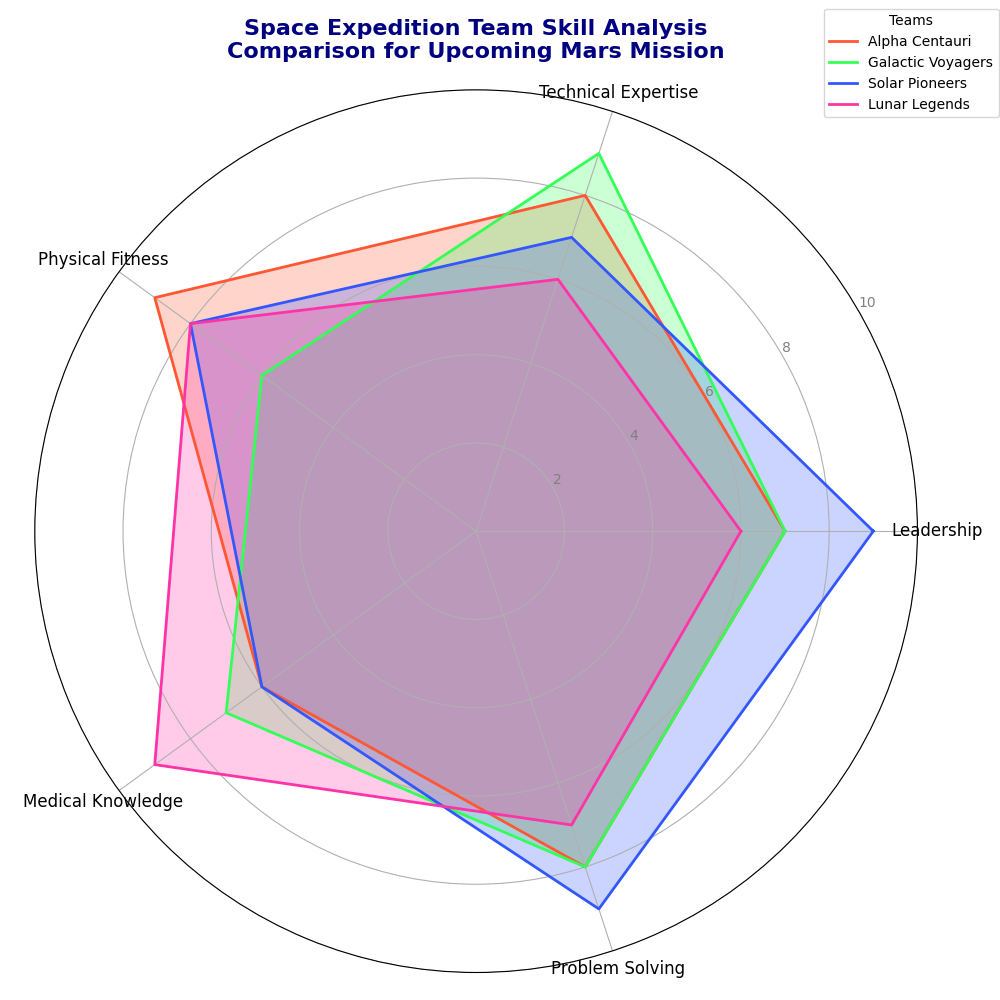

Reproduce this figure in Python.
import numpy as np
import matplotlib.pyplot as plt
from math import pi

# Define categories and data for each team
skills = ['Leadership', 'Technical Expertise', 'Physical Fitness', 'Medical Knowledge', 'Problem Solving']
num_skills = len(skills)

# Skill scores for each team
teams_scores = {
    'Alpha Centauri': [7, 8, 9, 6, 8],  # Altered 'Leadership' and 'Technical Expertise'
    'Galactic Voyagers': [7, 9, 6, 7, 8],  # Altered 'Problem Solving' and others
    'Solar Pioneers': [9, 7, 8, 6, 9],  # Altered 'Technical Expertise' and 'Medical Knowledge'
    'Lunar Legends': [6, 6, 8, 9, 7],  # Altered 'Technical Expertise' and 'Problem Solving'
}

fig, ax = plt.subplots(figsize=(10, 10), subplot_kw=dict(polar=True))

angles = np.linspace(0, 2 * pi, num_skills, endpoint=False).tolist()
angles += angles[:1]

colors = ['#ff5733', '#33ff57', '#3357ff', '#ff33a8']
for idx, (team, scores) in enumerate(teams_scores.items()):
    scores += scores[:1]  # Close the loop
    ax.plot(angles, scores, label=team, linewidth=2, linestyle='solid', color=colors[idx])
    ax.fill(angles, scores, alpha=0.25, color=colors[idx])

plt.xticks(angles[:-1], skills, color='black', size=12)
ax.set_rlabel_position(30)
plt.yticks([2, 4, 6, 8, 10], ["2", "4", "6", "8", "10"], color="grey", size=10)
plt.ylim(0, 10)

ax.set_title('Space Expedition Team Skill Analysis\nComparison for Upcoming Mars Mission', 
              size=16, color='navy', weight='bold', pad=20, va='bottom')

plt.legend(loc='upper right', bbox_to_anchor=(1.1, 1.1), title="Teams")
plt.tight_layout()

plt.show()
